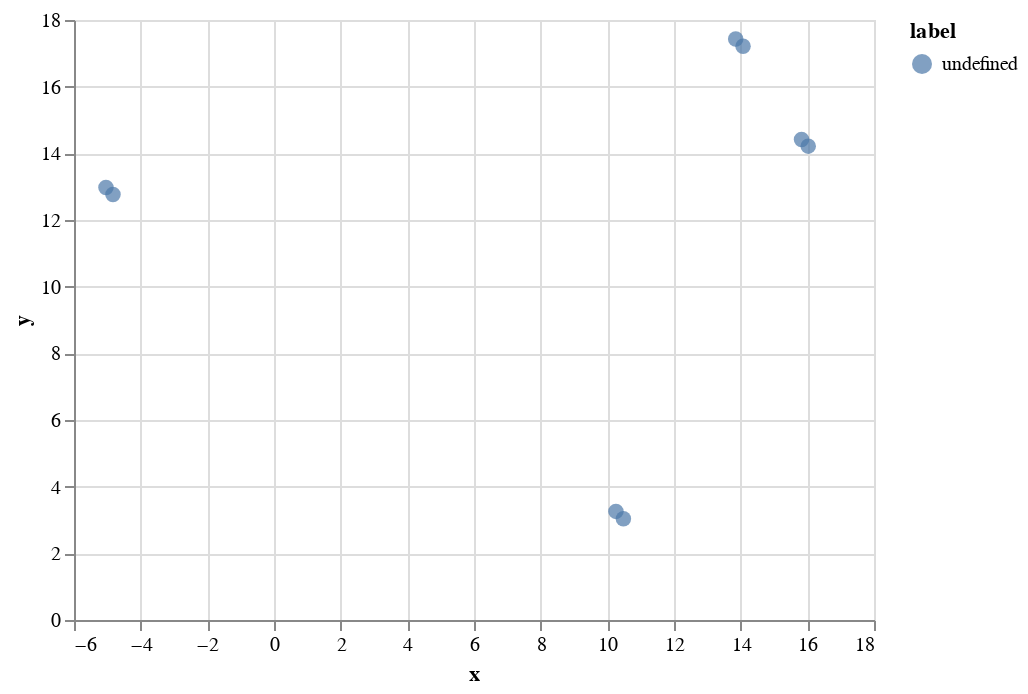

Notebook code for this chart:
### Code cell
# Fit UMAP and generate embeddings (adjust 'emb' to match your own data)
reducer = umap.UMAP(n_neighbors=2, min_dist=0.0, metric='cosine')
embedding = reducer.fit_transform(emb)

# Create a DataFrame for the embedding
df = pd.DataFrame(embedding, columns=['x', 'y'])
df['text'] = sentences['text']

# Create an interactive Altair chart #Wont showup in GitHub
chart = alt.Chart(df).mark_circle(size=60).encode(
    x='x',
    y='y',
    color='label:N',
    tooltip=['text'],  # Tooltip showing text on hover
).interactive()

# Display the chart
chart.display()

chart.save('chart.json')

### Figure 1 — Vega-Lite specification as saved in the notebook (floating-point values rounded to 4 significant figures)
{"config": {"view": {"continuousWidth": 400, "continuousHeight": 300}}, "data": {"name": "data-9cd50dbabc003fee0a0e5869b6a0cdc5"}, "mark": {"type": "circle", "size": 60}, "encoding": {"color": {"field": "label", "type": "nominal"}, "tooltip": [{"field": "text", "type": "nominal"}], "x": {"field": "x", "type": "quantitative"}, "y": {"field": "y", "type": "quantitative"}}, "selection": {"selector001": {"type": "interval", "bind": "scales", "encodings": ["x", "y"]}}, "$schema": "https://vega.github.io/schema/vega-lite/v4.17.0.json", "datasets": {"data-9cd50dbabc003fee0a0e5869b6a0cdc5": [{"x": 16.03, "y": 14.22, "text": "Where is the world cup?"}, {"x": 15.83, "y": 14.42, "text": "The world cup is in Qatar"}, {"x": 10.48, "y": 3.034, "text": "What color is the sky?"}, {"x": 10.26, "y": 3.259, "text": "The sky is blue"}, {"x": -5.041, "y": 12.98, "text": "Where does the bear live?"}, {"x": -4.831, "y": 12.77, "text": "The bear lives in the the woods"}, {"x": 14.07, "y": 17.21, "text": "What is an apple?"}, {"x": 13.85, "y": 17.43, "text": "An apple is a fruit"}]}}
